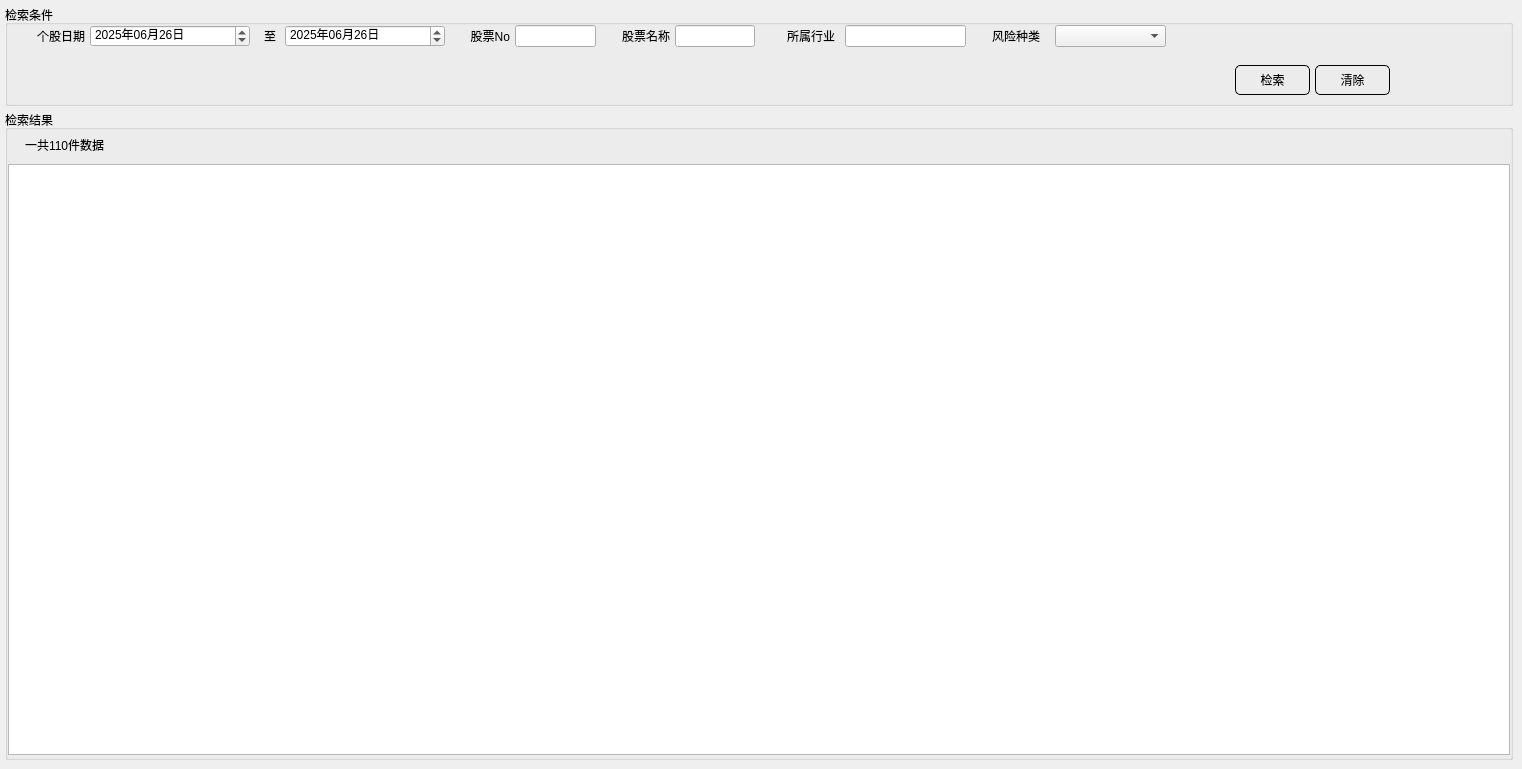
    <widget class="QWidget" name="waringStock">
     <attribute name="title">
      <string>风险个股</string>
     </attribute>
     <widget class="QGroupBox" name="waring_condition">
      <property name="geometry">
       <rect>
        <x>5</x>
        <y>5</y>
        <width>1508</width>
        <height>101</height>
       </rect>
      </property>
      <property name="title">
       <string>检索条件</string>
      </property>
      <widget class="QLabel" name="label_20">
       <property name="geometry">
        <rect>
         <x>25</x>
         <y>20</y>
         <width>55</width>
         <height>22</height>
        </rect>
       </property>
       <property name="text">
        <string>个股日期</string>
       </property>
       <property name="alignment">
        <set>Qt::AlignRight|Qt::AlignTrailing|Qt::AlignVCenter</set>
       </property>
      </widget>
      <widget class="AutoSetDateEdit" name="waringDateFrom">
       <property name="geometry">
        <rect>
         <x>85</x>
         <y>20</y>
         <width>160</width>
         <height>22</height>
        </rect>
       </property>
       <property name="dateTime">
        <datetime>
         <hour>0</hour>
         <minute>0</minute>
         <second>0</second>
         <year>2025</year>
         <month>6</month>
         <day>26</day>
        </datetime>
       </property>
       <property name="time">
        <time>
         <hour>0</hour>
         <minute>0</minute>
         <second>0</second>
        </time>
       </property>
       <property name="displayFormat">
        <string>yyyy年MM月dd日</string>
       </property>
      </widget>
      <widget class="QLabel" name="label_21">
       <property name="geometry">
        <rect>
         <x>255</x>
         <y>20</y>
         <width>20</width>
         <height>22</height>
        </rect>
       </property>
       <property name="text">
        <string>至</string>
       </property>
       <property name="alignment">
        <set>Qt::AlignCenter</set>
       </property>
      </widget>
      <widget class="AutoSetDateEdit" name="waringDateTo">
       <property name="geometry">
        <rect>
         <x>280</x>
         <y>20</y>
         <width>160</width>
         <height>22</height>
        </rect>
       </property>
       <property name="dateTime">
        <datetime>
         <hour>0</hour>
         <minute>0</minute>
         <second>0</second>
         <year>2025</year>
         <month>6</month>
         <day>26</day>
        </datetime>
       </property>
       <property name="time">
        <time>
         <hour>0</hour>
         <minute>0</minute>
         <second>0</second>
        </time>
       </property>
       <property name="displayFormat">
        <string>yyyy年MM月dd日</string>
       </property>
      </widget>
      <widget class="QLabel" name="label_22">
       <property name="geometry">
        <rect>
         <x>460</x>
         <y>20</y>
         <width>45</width>
         <height>22</height>
        </rect>
       </property>
       <property name="text">
        <string>股票No</string>
       </property>
       <property name="alignment">
        <set>Qt::AlignRight|Qt::AlignTrailing|Qt::AlignVCenter</set>
       </property>
      </widget>
      <widget class="AutoSetNumberLineEdit" name="waring_stockNo">
       <property name="geometry">
        <rect>
         <x>510</x>
         <y>20</y>
         <width>81</width>
         <height>22</height>
        </rect>
       </property>
      </widget>
      <widget class="QLabel" name="label_23">
       <property name="geometry">
        <rect>
         <x>610</x>
         <y>20</y>
         <width>55</width>
         <height>22</height>
        </rect>
       </property>
       <property name="text">
        <string>股票名称</string>
       </property>
       <property name="alignment">
        <set>Qt::AlignRight|Qt::AlignTrailing|Qt::AlignVCenter</set>
       </property>
      </widget>
      <widget class="QLineEdit" name="waring_stockName">
       <property name="geometry">
        <rect>
         <x>670</x>
         <y>20</y>
         <width>80</width>
         <height>22</height>
        </rect>
       </property>
      </widget>
      <widget class="QLabel" name="master_hangYe_n_2">
       <property name="geometry">
        <rect>
         <x>775</x>
         <y>20</y>
         <width>55</width>
         <height>22</height>
        </rect>
       </property>
       <property name="text">
        <string>所属行业</string>
       </property>
       <property name="alignment">
        <set>Qt::AlignRight|Qt::AlignTrailing|Qt::AlignVCenter</set>
       </property>
      </widget>
      <widget class="QLineEdit" name="waring_suoShuHangYe">
       <property name="geometry">
        <rect>
         <x>840</x>
         <y>20</y>
         <width>121</width>
         <height>22</height>
        </rect>
       </property>
      </widget>
      <widget class="QLabel" name="label_25">
       <property name="geometry">
        <rect>
         <x>980</x>
         <y>20</y>
         <width>55</width>
         <height>22</height>
        </rect>
       </property>
       <property name="text">
        <string>风险种类</string>
       </property>
       <property name="alignment">
        <set>Qt::AlignRight|Qt::AlignTrailing|Qt::AlignVCenter</set>
       </property>
      </widget>
      <widget class="QComboBox" name="waring_stockType">
       <property name="geometry">
        <rect>
         <x>1050</x>
         <y>20</y>
         <width>111</width>
         <height>22</height>
        </rect>
       </property>
      </widget>
      <widget class="QPushButton" name="waring_stockSubmit">
       <property name="geometry">
        <rect>
         <x>1230</x>
         <y>60</y>
         <width>75</width>
         <height>30</height>
        </rect>
       </property>
       <property name="styleSheet">
        <string notr="true">QPushButton {
        border: 1px solid #000000;
        border-radius: 5px;
        padding: 5px;
    }
    QPushButton:hover {
        border: 1px solid #FF0000;
    }
    QPushButton:pressed {
        border: 1px solid #00FF00;
    }</string>
       </property>
       <property name="text">
        <string>检索</string>
       </property>
      </widget>
      <widget class="QPushButton" name="waring_stockClear">
       <property name="geometry">
        <rect>
         <x>1310</x>
         <y>60</y>
         <width>75</width>
         <height>30</height>
        </rect>
       </property>
       <property name="styleSheet">
        <string notr="true">QPushButton {
        border: 1px solid #000000;
        border-radius: 5px;
        padding: 5px;
    }
    QPushButton:hover {
        border: 1px solid #FF0000;
    }
    QPushButton:pressed {
        border: 1px solid #00FF00;
    }</string>
       </property>
       <property name="text">
        <string>清除</string>
       </property>
      </widget>
     </widget>
     <widget class="QGroupBox" name="waring_showData">
      <property name="geometry">
       <rect>
        <x>5</x>
        <y>110</y>
        <width>1508</width>
        <height>650</height>
       </rect>
      </property>
      <property name="title">
       <string>检索结果</string>
      </property>
      <widget class="QLabel" name="waring_count_number">
       <property name="geometry">
        <rect>
         <x>20</x>
         <y>22</y>
         <width>141</width>
         <height>25</height>
        </rect>
       </property>
       <property name="text">
        <string>一共110件数据</string>
       </property>
      </widget>
      <widget class="QTableView" name="waring_showStockTable">
       <property name="geometry">
        <rect>
         <x>3</x>
         <y>54</y>
         <width>1502</width>
         <height>591</height>
        </rect>
       </property>
      </widget>
      <widget class="QLabel" name="plateWaringNo">
       <property name="geometry">
        <rect>
         <x>1330</x>
         <y>22</y>
         <width>80</width>
         <height>25</height>
        </rect>
       </property>
       <property name="layoutDirection">
        <enum>Qt::LeftToRight</enum>
       </property>
       <property name="text">
        <string/>
       </property>
       <property name="alignment">
        <set>Qt::AlignCenter</set>
       </property>
      </widget>
      <widget class="QPushButton" name="nextWaringPage">
       <property name="geometry">
        <rect>
         <x>1420</x>
         <y>22</y>
         <width>30</width>
         <height>25</height>
        </rect>
       </property>
       <property name="styleSheet">
        <string notr="true">QPushButton {
        
        border-radius: 5px;
        padding: 5px;
    }
    QPushButton:hover {
        border: 1px solid #FF0000;
    }
    QPushButton:pressed {
        border: 1px solid #00FF00;
    }</string>
       </property>
       <property name="text">
        <string/>
       </property>
      </widget>
      <widget class="QPushButton" name="upWaringPage">
       <property name="geometry">
        <rect>
         <x>1290</x>
         <y>22</y>
         <width>30</width>
         <height>25</height>
        </rect>
       </property>
       <property name="styleSheet">
        <string notr="true">QPushButton {
        
        border-radius: 5px;
        padding: 5px;
    }
    QPushButton:hover {
        border: 1px solid #FF0000;
    }
    QPushButton:pressed {
        border: 1px solid #00FF00;
    }</string>
       </property>
       <property name="text">
        <string/>
       </property>
      </widget>
     </widget>
    </widget>
